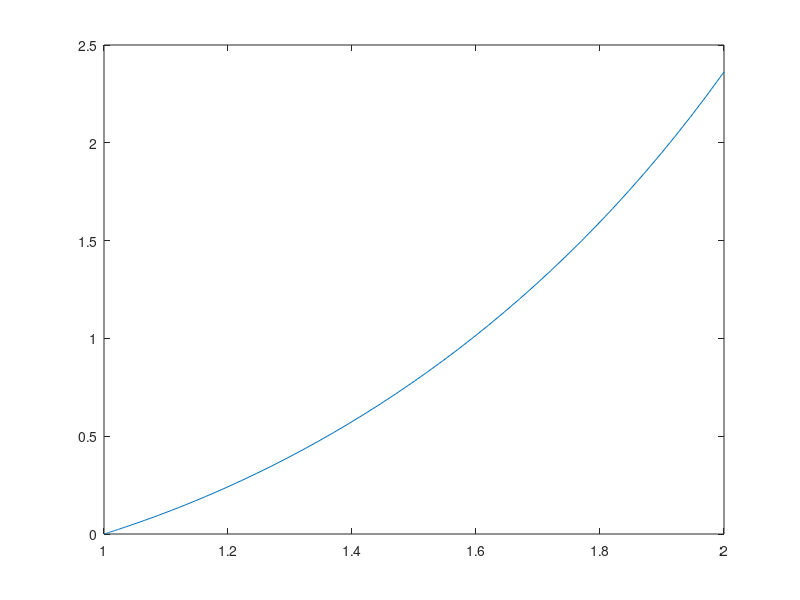

Source code (MATLAB):
# L1Z1D

# ty' = y + t*exp(y/t), y(1) = 0
# y' = y/t + exp(y/t)

clear;
clc;

[T, Y] = ode45(@(t,y) y/t + exp(y/t), [1, 2], 0);
plot(T, Y);
